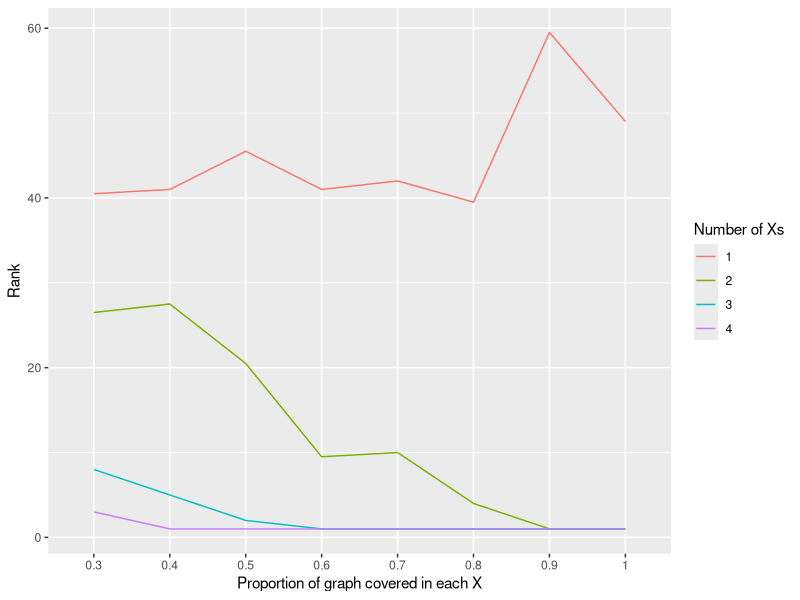
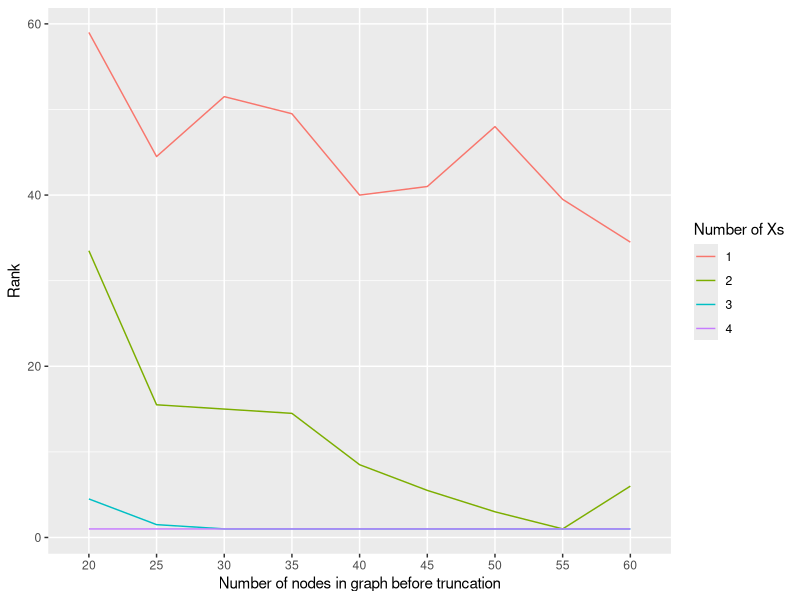
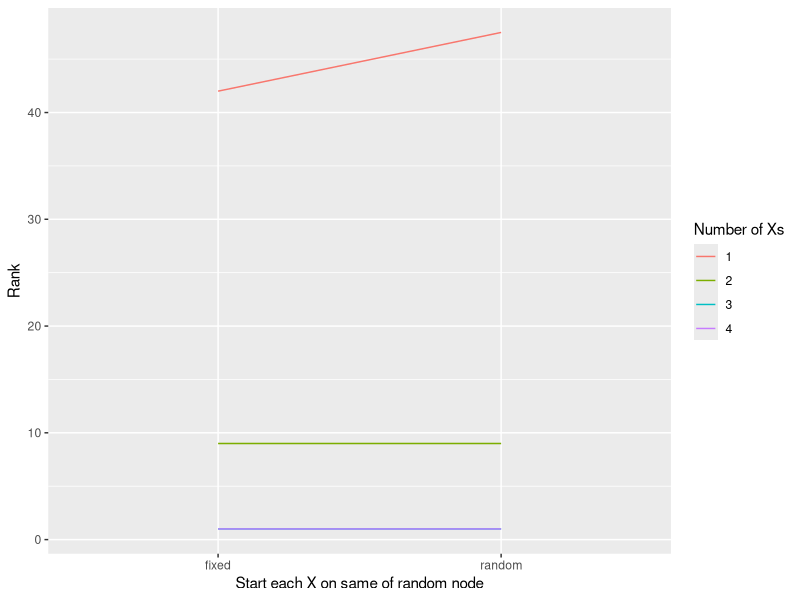

These charts were generated, in order, by the following R code:
## ---- chunk 1
    knitr::opts_chunk$set(fig.width=12, fig.height=8, fig.path='Figs/',
               echo=FALSE, warning=FALSE, message=FALSE, dpi=300)
## ---- chunk 2
    library(data.table)
    library(ggplot2)

    dat <- fread('toydata.b.csv')

    numx_by_propx <- ggplot(dat[,.(rank=median(rank)),by=.(propX,numX)], 
                            aes(x=factor(propX), y=rank, group=factor(numX), color=factor(numX))) +
                            geom_line(stat="identity") + xlab("Proportion of graph covered in each X") +
                            scale_color_discrete(name="Number of Xs") + ylab("Rank")
    
    numx_by_numnodes <- ggplot(dat[,.(rank=median(rank)),by=.(numNodesInput,numX)], 
                            aes(x=factor(numNodesInput), y=rank, group=factor(numX), color=factor(numX))) +
                            geom_line(stat="identity") + xlab("Number of nodes in graph before truncation") +
                            scale_color_discrete(name="Number of Xs") + ylab("Rank")

    numx_by_startnode <- ggplot(dat[,.(rank=median(rank)),by=.(startNode,numX)], 
                            aes(x=factor(startNode), y=rank, group=factor(numX), color=factor(numX))) +
                            geom_line(stat="identity") + xlab("Start each X on same of random node") +
                            scale_color_discrete(name="Number of Xs") + ylab("Rank")

## ---- chunk 3
    print(numx_by_propx)
## ---- chunk 4
    print(numx_by_numnodes)
## ---- chunk 5
    print(numx_by_startnode)
